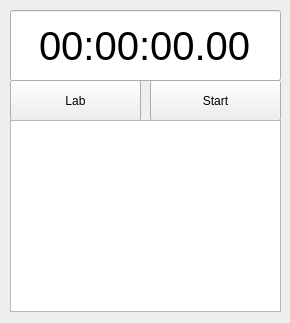
<?xml version="1.0" encoding="UTF-8"?>
<ui version="4.0">
 <class>Form</class>
 <widget class="QWidget" name="Form">
  <property name="geometry">
   <rect>
    <x>0</x>
    <y>0</y>
    <width>290</width>
    <height>323</height>
   </rect>
  </property>
  <property name="minimumSize">
   <size>
    <width>290</width>
    <height>323</height>
   </size>
  </property>
  <property name="maximumSize">
   <size>
    <width>290</width>
    <height>323</height>
   </size>
  </property>
  <property name="windowTitle">
   <string>StopWatch</string>
  </property>
  <widget class="QLineEdit" name="lineEdit">
   <property name="geometry">
    <rect>
     <x>10</x>
     <y>10</y>
     <width>271</width>
     <height>71</height>
    </rect>
   </property>
   <property name="font">
    <font>
     <pointsize>30</pointsize>
    </font>
   </property>
   <property name="text">
    <string>00:00:00.00</string>
   </property>
   <property name="alignment">
    <set>Qt::AlignCenter</set>
   </property>
  </widget>
  <widget class="QPushButton" name="pushButton_lab">
   <property name="geometry">
    <rect>
     <x>10</x>
     <y>80</y>
     <width>131</width>
     <height>41</height>
    </rect>
   </property>
   <property name="text">
    <string>Lab</string>
   </property>
  </widget>
  <widget class="QPushButton" name="pushButton_start">
   <property name="geometry">
    <rect>
     <x>150</x>
     <y>80</y>
     <width>131</width>
     <height>41</height>
    </rect>
   </property>
   <property name="text">
    <string>Start</string>
   </property>
  </widget>
  <widget class="QListWidget" name="listWidget">
   <property name="geometry">
    <rect>
     <x>10</x>
     <y>120</y>
     <width>271</width>
     <height>192</height>
    </rect>
   </property>
  </widget>
 </widget>
 <resources/>
 <connections>
  <connection>
   <sender>pushButton_start</sender>
   <signal>clicked()</signal>
   <receiver>Form</receiver>
   <slot>clicked_start()</slot>
   <hints>
    <hint type="sourcelabel">
     <x>226</x>
     <y>111</y>
    </hint>
    <hint type="destinationlabel">
     <x>337</x>
     <y>138</y>
    </hint>
   </hints>
  </connection>
  <connection>
   <sender>pushButton_lab</sender>
   <signal>clicked()</signal>
   <receiver>Form</receiver>
   <slot>clicked_lab()</slot>
   <hints>
    <hint type="sourcelabel">
     <x>107</x>
     <y>115</y>
    </hint>
    <hint type="destinationlabel">
     <x>315</x>
     <y>159</y>
    </hint>
   </hints>
  </connection>
 </connections>
 <slots>
  <slot>clicked_lab()</slot>
  <slot>clicked_start()</slot>
 </slots>
</ui>
